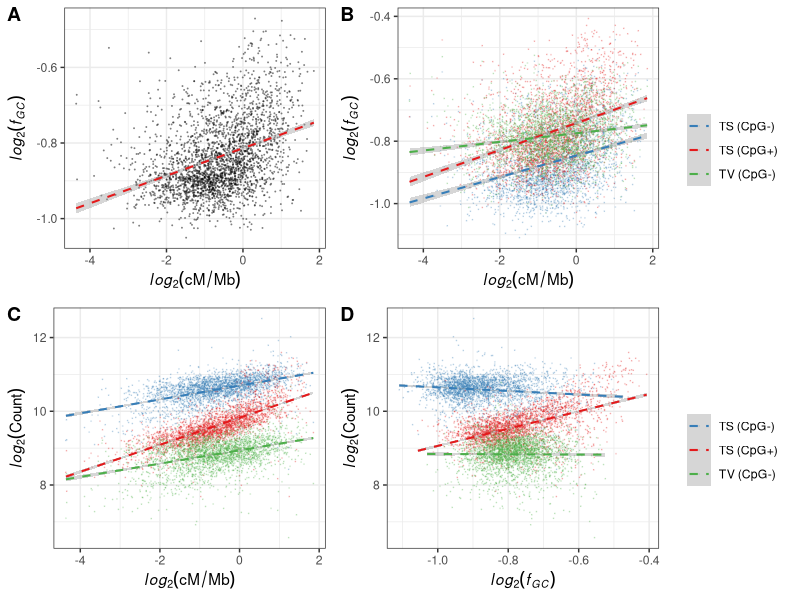

This chart was generated by the following R code:
library(ggplot2)
library(cowplot)

## load data
data <- read.table("fig1.txt", sep = "\t", header = T)
dataFilt = subset(data, countTV>0&countTS>0&countGC>999&cMmb>0&cMmb<5)

dataTemp <- data.frame(POS = rep(dataFilt$POS, 3),
                       chr = rep(dataFilt$chr, 3),
                       cMmb = rep(dataFilt$cMmb, 3),
                       freq = c(dataFilt$freqTSnoncpg, dataFilt$freqTScpg, dataFilt$freqTVnoncpg),
                       count  = c(dataFilt$countTSnoncpg, dataFilt$countTScpg, dataFilt$countTVnoncpg),
                       mType = c(rep("TS (CpG-)", dim(dataFilt)[1]), rep("TS (CpG+)", dim(dataFilt)[1]), rep("TV (CpG-)", dim(dataFilt)[1])))

## plots
f1a <- ggplot(dataFilt, aes(x=log2(cMmb), y=log2(freqGC)))  + geom_point(size=0.005, shape=21, alpha=0.5) + 
  geom_smooth(method="lm", lty =2, lwd=0.7,col="#e41a1c") +theme_bw() +
  xlab(expression(italic(log[2])(cM/Mb))) + ylab(expression(italic(log[2])(italic(f[GC]))))

f1b <- ggplot(dataTemp, aes(x=log2(cMmb), y=log2(freq),colour = mType))  + geom_point(size=0.005,alpha=0.2) + 
  geom_smooth(method="lm", lty =2, lwd=0.7) +theme_bw() + theme(legend.title = element_blank())+
  xlab(expression(italic(log[2])(cM/Mb))) + ylab(expression(italic(log[2])(italic(f[GC])))) +
  scale_color_manual(values = c("#377eb8", "#e41a1c", "#4daf4a"))

legf1b <- get_legend(f1b)
f1b <- f1b + theme(legend.position = "none")

f1c <- ggplot(dataTemp, aes(x=log2(cMmb), y=log2(count),colour = mType,))  + geom_point(size=0.005,alpha=0.2) + 
  geom_smooth(method="lm", lty =2, lwd=0.7) +theme_bw() + theme(legend.position = "none")+
  xlab(expression(italic(log[2])(cM/Mb))) + ylab(expression(italic(log[2])(Count))) +
  scale_color_manual(values = c("#377eb8", "#e41a1c", "#4daf4a"))

f1d <- ggplot(dataTemp, aes(x=log2(freq), y=log2(count),colour = mType,))  + geom_point(size=0.005,alpha=0.2) + 
  geom_smooth(method="lm", lty =2, lwd=0.7) +theme_bw() + theme(legend.title = element_blank())+
  xlab(expression(italic(log[2])(italic(f[GC])))) + ylab(expression(italic(log[2])(Count))) +
  scale_color_manual(values = c("#377eb8", "#e41a1c", "#4daf4a"))

legf1d <- get_legend(f1d)
f1d <- f1d + theme(legend.position = "none")

tt <- plot_grid(f1a,f1b,legf1b,f1c,f1d,legf1d, ncol = 3, align="bt", rel_widths = c(2,2,0.8), labels = c("A", "B", "", "C", "D", ""))
ggsave("fig1.pdf", tt, width=18.5, height=12, units = "cm")
